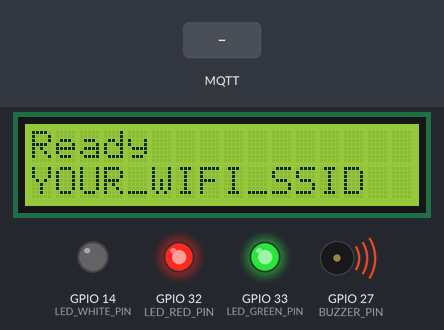
Bench run of a program on a simulated ESP32. Parts: 16×2 character LCD, output pins drawn as LEDs (lit = HIGH), buzzer (waves = sounding, pin HIGH). Dashed ring = blinking. The inputs (shaded band) are chosen by the test bench. WiFi joins after 1.5 s; servers stay silent unless stated; no MQTT or app messages arrive unless stated.

Above: at 1.7 s.
At 4.9 s:
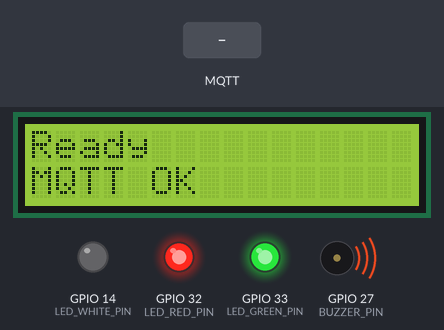
5.0 s: MQTT message "1" arrives on the first subscribed topic
At 6.6 s:
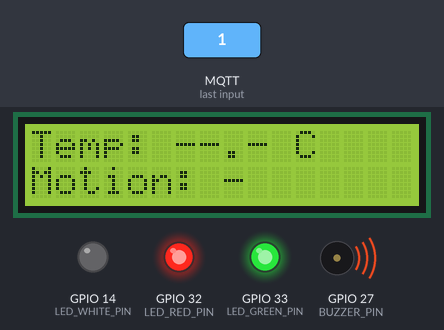
6.9 s: MQTT message "0" arrives on the first subscribed topic
At 6.96 s:
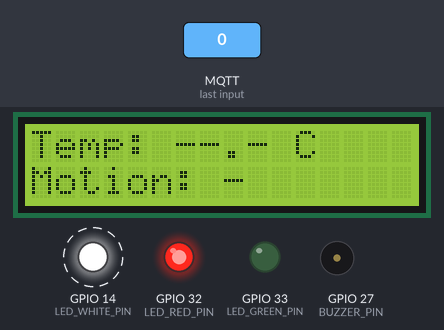
Timing chart, 0 to 9.9 s (numbered marks = the images above; inputs shaded):
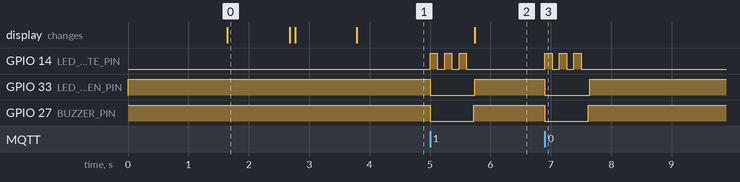

Measured:
- after the input at 5.0 s, GPIO 14 (LED_WHITE_PIN): alternates HIGH for 0.12 s and LOW for 0.12 s, 6 changes in all, then stays LOW, starting at once; GPIO 33 (LED_GREEN_PIN): HIGH → LOW at once, → HIGH 0.74 s later; GPIO 27 (BUZZER_PIN): HIGH → LOW at once, → HIGH 0.72 s later; the display: changes after 0.74 s (image 2)
- after the input at 6.9 s, GPIO 14 (LED_WHITE_PIN): alternates HIGH for 0.12 s and LOW for 0.12 s, 6 changes in all, then stays LOW, starting at once; GPIO 33 (LED_GREEN_PIN): HIGH → LOW at once, → HIGH 0.74 s later; GPIO 27 (BUZZER_PIN): HIGH → LOW at once, → HIGH 0.72 s later
- what the display in image 0 shows lasts 1.1 s, from 1.6 s to 2.7 s

The program:

main.cpp
```cpp
#include <WiFi.h>
#include <WiFiClientSecure.h>
#include <PubSubClient.h>
#include <LiquidCrystal_I2C.h>
#include <ArduinoJson.h>
#include "secrets.h"

// ----- Pins -----
#define LED_RED_PIN    32  // Power (steady on)
#define LED_GREEN_PIN  33  // Idle/ready (on when idle)
#define LED_WHITE_PIN  14  // Busy/transmitting (blink while beeping)
#define BUZZER_PIN     27  // Buzzer pin

// ----- LCD -----
#define LCD_ADDR 0x27
LiquidCrystal_I2C lcd(LCD_ADDR, 16, 2);

// I2C pins
#define I2C_SDA 26
#define I2C_SCL 25

// ----- MQTT (HiveMQ Cloud) -----
const char* MQTT_HOST = "e70fab49237b417185f60ee78a9ba55a.s1.eu.hivemq.cloud";
const uint16_t MQTT_PORT = 8883;
const char* MQTT_TOPIC_SUB = "smart-alert/sensors/#";

String localMac;

// ISRG Root X1 (Let's Encrypt) CA certificate
static const char ISRG_Root_X1[] PROGMEM = R"EOF(
-----BEGIN CERTIFICATE-----
MIIFazCCA1OgAwIBAgISA6wZ0pniS3pSke1Mt2rt7EUbMA0GCSqGSIb3DQEBCwUA
MEoxCzAJBgNVBAYTAlVTMRYwFAYDVQQKDA1MZXQncyBFbmNyeXB0MRMwEQYDVQQD
DApMRSBSb290IFgxMB4XDTIxMDkwNjE2MjU0NloXDTQxMDkwNjE2MjU0NlowSjEL
MAkGA1UEBhMCVVMxFjAUBgNVBAoMDUxldCdzIEVuY3J5cHQxEzARBgNVBAMMCkxF
IFJvb3QgWDEwggIiMA0GCSqGSIb3DQEBAQUAA4ICDwAwggIKAoICAQCvnD7sRZqD
Z8x2aE7hJ5Q9U4e6dQ4y4m8J7czhyyu6V0cJ5C4mMZ2J4b7q7sJbXGQJv6m7d4iP
7l6c4oyf+eU8VdAELlYqv1y0o8kz2aQ7G5r8SBS6iVQFhHFs3tcQW5+1Cfl3m1mZ
D3r3G5i9S8Ke1vL3Y0j0J6htyT1gqbtppqX0kO2uhYd8r1q0gkWgP8q7g2bWmJrQ
xG8H6oQ0D6arG6kqz5hL5XfC8cBca4luaj9nQz5xgCclq0F2N/0vv0I0kq7xErxU
p2X/9l2mVQz8rAbn3h0KFE8MZ+S1L1iZf9o5a9Z9X3j0kYk3l6nO3Y0cD0u2p6dm
6oAXnEL7HSw3GxWk8iYh2S8kqN7z4yXb7Jf3vW7pH7iF1sT6m8q4fY4dN8F7d8u+
c5G4QF1f3c3r9rj1vZcB6e8RkJcQGm4lOvwXvVX8l6j0E3n0i7sD+X8vna6a5EB6
e4qI0bY8w2B0EwK9hX2dL3cZ1n3m0S8B5Jm7f2hFzE9zP1eGZ3z1S9U7B8o3b3Pq
0i3iO6m1e0tVezZp0nYVqk5dN7m2z0Dho0X8yWn9m6Jj1L9fYHq8tQIDAQABo0Iw
QDAdBgNVHQ4EFgQUYb4U7Qn8g+KmoV0qGdKk+v1pQkcwHwYDVR0jBBgwFoAUYb4U
7Qn8g+KmoV0qGdKk+v1pQkcwDwYDVR0TAQH/BAUwAwEB/zANBgkqhkiG9w0BAQsF
AAOCAgEAxPz0oDk7KQ3pS7b1ygaTtP3a9xY0vJdV5vYg8l7mVwz8HT9V7uCz5k+f
FQ6lQ9lUNv1q7q4vJ1L8G1yQm3rXhMEd3tQG6w3p8dY0w3xv7sQWc1+UqCjOJf8Q
C2nV8uJp8/jnTgTn3c5JcO8lH8e4xgH5q8q6Ew3eI6mN0qT9mE6m2R0h8VsvjGqj
wQqz4YgQy3H+H7a0w3/8LZ7Z3m6nNl+uI2x9K2y3oO+4g5d8+8qf3iB1Zok3k1mS
4t2kU+y2pX8QHf3xw7sQ7R0Zf1V6mQ7f3q9Gm9X9b7h1KQ6gq/3Jt2eQF9QKxwXz
F8mUTu7S3p7Kz3y3m5x3kWG5dL5n4j3xv7mQhQh0k2r2qB3kqkW9h3oT7hQd1p0D
1r6XStQjPqQ3lqJkVgGgSx8zPvq4n8tVYbFfZ5nK5q9wJ8w5bQ4r3n1uYvYQPG4t
mX5V5JQn8pV4y4bQ0rV3v4j7T3QyB5c9x2k7m3hYb3dT6E7S9I5jxZs8x0iQ9N2U
z2xPZ7U3
-----END CERTIFICATE-----
)EOF";

WiFiClientSecure secureClient;
PubSubClient mqtt(secureClient);

float lastTemperature = NAN;
int lastMotion = -1;

const uint32_t BEEP_MS = 500;
const uint32_t WHITE_BLINK_MS = 120;
const bool BUZZER_ACTIVE_LOW = true;

void buzzerOn() { digitalWrite(BUZZER_PIN, BUZZER_ACTIVE_LOW ? LOW : HIGH); }
void buzzerOff() { digitalWrite(BUZZER_PIN, BUZZER_ACTIVE_LOW ? HIGH : LOW); }

void setIdleLights() {
  digitalWrite(LED_RED_PIN, HIGH);
  digitalWrite(LED_GREEN_PIN, HIGH);
  digitalWrite(LED_WHITE_PIN, LOW);
  buzzerOff();
}

void setBusyStart() { digitalWrite(LED_GREEN_PIN, LOW); }

void blinkWhiteDuring(uint32_t durationMs) {
  uint32_t start = millis();
  while (millis() - start < durationMs) {
    digitalWrite(LED_WHITE_PIN, HIGH);
    delay(WHITE_BLINK_MS);
    digitalWrite(LED_WHITE_PIN, LOW);
    delay(WHITE_BLINK_MS);
  }
}

void beepOnce(uint32_t durationMs) {
  buzzerOn();
  blinkWhiteDuring(durationMs);
  buzzerOff();
}

void lcdShow(float temperature, int motion) {
  lcd.clear();
  lcd.setCursor(0, 0);
  lcd.print("Temp: ");
  if (isnan(temperature)) lcd.print("--.-"); else lcd.print(temperature, 1);
  lcd.print(" C");

  lcd.setCursor(0, 1);
  lcd.print("Motion: ");
  if (motion < 0) lcd.print("-"); else lcd.print(motion);
}

void onMqttMessage(char* topic, byte* payload, unsigned int length) {
  static char buf[512];
  unsigned int len = min(length, (unsigned int)(sizeof(buf) - 1));
  memcpy(buf, payload, len);
  buf[len] = '\0';

  StaticJsonDocument<256> doc;
  DeserializationError err = deserializeJson(doc, buf);
  if (err) {
    setBusyStart();
    beepOnce(BEEP_MS);
    setIdleLights();
    return;
  }

  float temperature = doc["temperature"] | NAN;
  int motion = doc["motion"] | -1;

  setBusyStart();
  beepOnce(BEEP_MS);
  lcdShow(temperature, motion);
  setIdleLights();
}

void ensureMqttConnected() {
  while (!mqtt.connected()) {
    String clientId = "esp32-alarm-" + String((uint32_t)ESP.getEfuseMac(), HEX);

    lcd.clear();
    lcd.setCursor(0, 0);
    lcd.print("MQTT: Connecting");
    lcd.setCursor(0, 1);
    lcd.print("ClientID:");
    lcd.print(clientId.substring(0, 6));

    if (mqtt.connect(clientId.c_str())) {
      mqtt.subscribe(MQTT_TOPIC_SUB);
      lcd.clear();
      lcd.setCursor(0, 0);
      lcd.print("MQTT: Connected");
      lcd.setCursor(0, 1);
      lcd.print("Sub:");
      lcd.print(MQTT_TOPIC_SUB);
      delay(1000);
    } else {
      lcd.clear();
      lcd.setCursor(0, 0);
      lcd.print("MQTT: Failed");
      lcd.setCursor(0, 1);
      lcd.print("Retry in 2s");
      delay(2000);
    }
  }
}

void setup() {
  pinMode(LED_RED_PIN, OUTPUT);
  pinMode(LED_GREEN_PIN, OUTPUT);
  pinMode(LED_WHITE_PIN, OUTPUT);
  pinMode(BUZZER_PIN, OUTPUT);
  buzzerOff();
  setIdleLights();

  Wire.begin(I2C_SDA, I2C_SCL);
  lcd.init();
  lcd.backlight();
  lcd.clear();
  lcd.setCursor(0, 0);
  lcd.print("Smart Alarm");
  lcd.setCursor(0, 1);
  lcd.print("Starting...");

  localMac = WiFi.macAddress();

  WiFi.mode(WIFI_STA);
  WiFi.begin(WIFI_SSID, WIFI_PASSWORD);

  lcd.clear();
  lcd.setCursor(0, 0);
  lcd.print("WiFi: Connecting");
  lcd.setCursor(0, 1);
  lcd.print("to network...");
  uint32_t start = millis();
  while (WiFi.status() != WL_CONNECTED && millis() - start < 20000) delay(300);

  if (WiFi.status() == WL_CONNECTED) {
    lcd.clear();
    lcd.setCursor(0, 0);
    lcd.print("Ready");
    lcd.setCursor(0, 1);
    lcd.print(WIFI_SSID);
    delay(1000);
  } else {
    lcd.clear();
    lcd.setCursor(0, 0);
    lcd.print("WiFi failed");
    lcd.setCursor(0, 1);
    lcd.print("Check config");
    delay(1500);
  }

  secureClient.setCACert(ISRG_Root_X1);
  mqtt.setServer(MQTT_HOST, MQTT_PORT);
  mqtt.setCallback(onMqttMessage);
  ensureMqttConnected();

  lcd.clear();
  lcd.setCursor(0, 0);
  lcd.print("Ready");
  lcd.setCursor(0, 1);
  lcd.print("MQTT OK");
  setIdleLights();
}

void loop() {
  if (!mqtt.connected()) ensureMqttConnected();
  mqtt.loop();
}
```

secrets.example.h
```cpp
#pragma once

// Copy this file to include/secrets.h and replace the placeholders locally.
// The real secrets.h file is ignored by Git.
const char* WIFI_SSID = "YOUR_WIFI_SSID";
const char* WIFI_PASSWORD = "YOUR_WIFI_PASSWORD";
```
